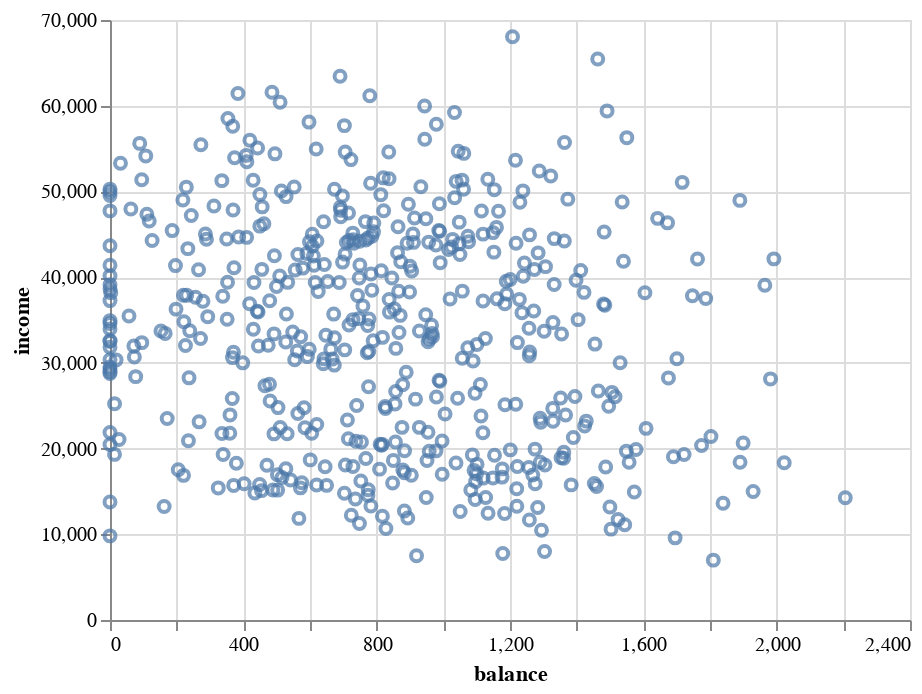

The notebook cell this image was saved under:
### Code cell
#histogram

import altair as alt
(alt.Chart(copy)
  .mark_point()
  .encode(x='balance',
          y='income',
    )
)

### Figure 1 — Vega-Lite specification as saved in the notebook (floating-point values rounded to 4 significant figures; data arrays with more than 128 entries replaced by an {"elided": "..."} marker saying what was removed)
{"config": {"view": {"continuousWidth": 400, "continuousHeight": 300}}, "data": {"name": "data-ceaf826594814743666e62fc6d1bec24"}, "mark": "point", "encoding": {"x": {"field": "balance", "type": "quantitative"}, "y": {"field": "income", "type": "quantitative"}}, "$schema": "https://vega.github.io/schema/vega-lite/v4.17.0.json", "datasets": {"data-ceaf826594814743666e62fc6d1bec24": {"elided": "500 records"}}}
